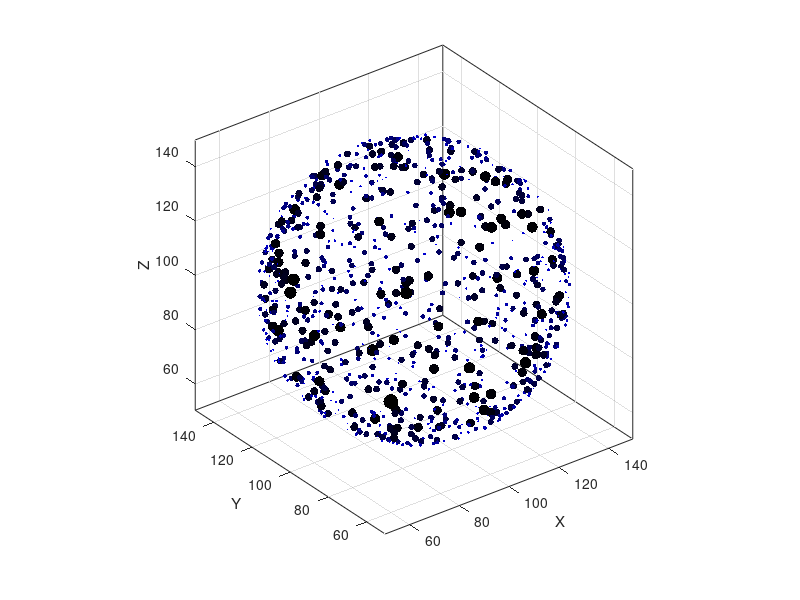

Reproduce this figure in MATLAB.
% creació dels punts aleatòris en sistema de coordenades esfèric
N = 1000;
theta = 2*pi*rand(N,1);
phi = asin(2*rand(N,1)-1);
radii = 50*(rand(N,1).^(1/50));

% conversió al sistema de coordenades cartesià
[x,y,z] = sph2cart(theta, phi, radii);

%trasllat al punt central 100,100,100
x = x + 100; 
y = y + 100; 
z = z + 100; 

% plot
S = ((-radii)+50)*16.0; 
C = [zeros(N,1) zeros(N,1) (radii./50).^(50)]; 
scatter3(x, y, z, S, C, 'filled')
axis vis3d equal, grid on, box on
xlabel X, ylabel Y, zlabel Z